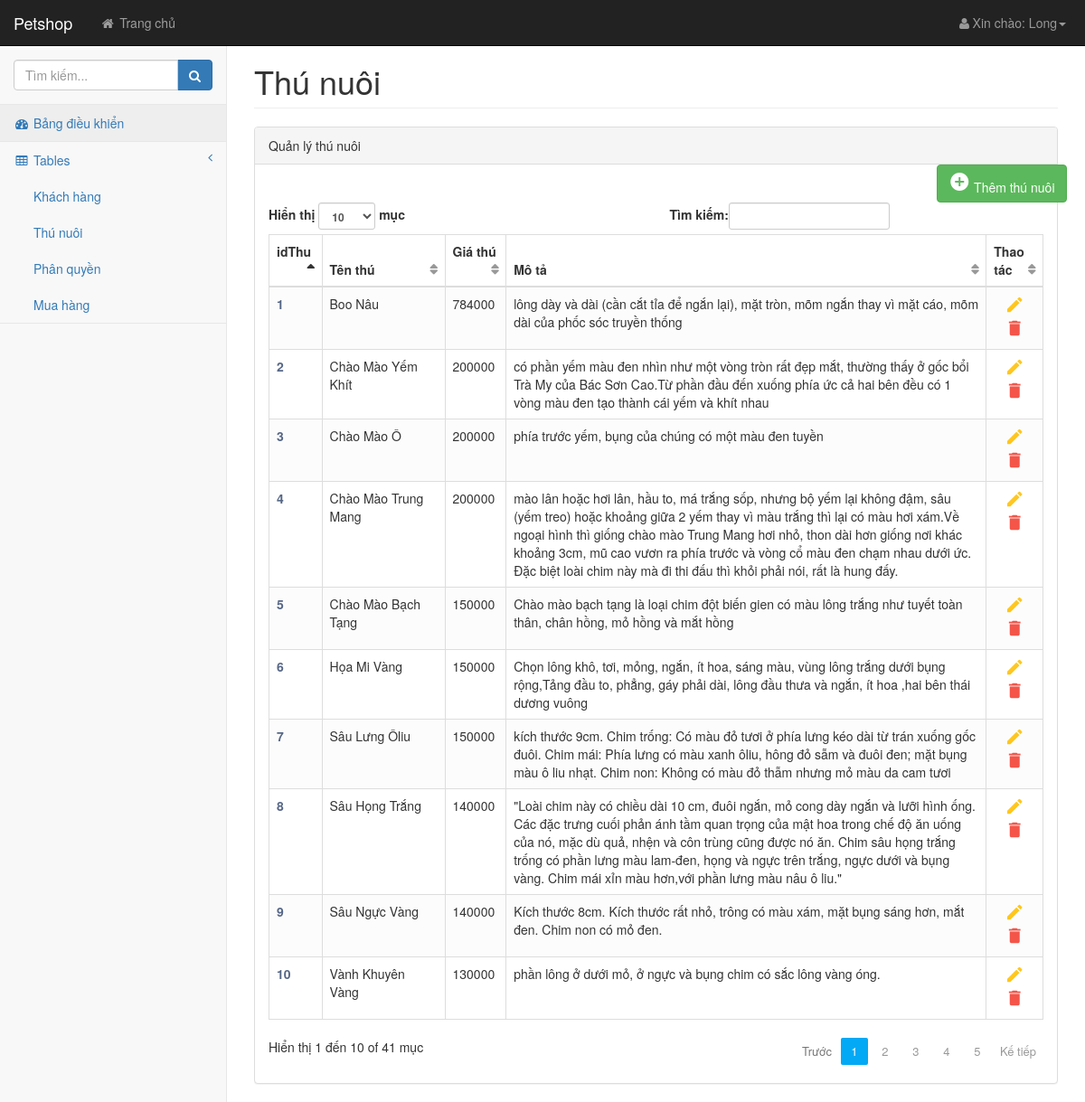
Page /admin/trang/index.php?mod=thunuoi (signed in) on the committed database.
### tables this page shows
CREATE TABLE `thunuoi` (
  `idThu` int(10) NOT NULL,
  `idLoai` varchar(10) NOT NULL,
  `tenThu` varchar(50) NOT NULL,
  `tuoiThu` varchar(10) NOT NULL,
  `canNangThu` varchar(10) NOT NULL,
  `gioiTinhThu` varchar(10) NOT NULL,
  `hinhThu` varchar(30) DEFAULT NULL,
  `giaThu` float NOT NULL,
  `moTaThuNuoi` varchar(10000) NOT NULL
);

### hamXuLy.php (called while the page is built, shortened)
<?php
    function getAdmin($link,$Email){
        $sql = "select * from admin where Email = '$Email'";
        $result = mysqli_query($link,$sql);
        $row = mysqli_fetch_array($result);
        return $row;
    }
?>

### admin/trang/thunuoi.php (the view, shortened to what this page needs)
<div id="wrapper">
<div class="row">
    <div class="col-lg-12">
        <h1 class="page-header">Thú nuôi</h1>
    </div>
</div>
<div class="row">
    <div class="col-lg-12">
        <div class="panel panel-default">
            <div class="panel-heading">
                Quản lý thú nuôi
            </div>
            <div class="col-sm-2" style="float: right">
                <a href="?mod=themThuNuoi" class="btn btn-success" id="btnthemThu"><i class="material-icons">&#xE147;</i> <span>Thêm thú nuôi</span></a>
            </div>
            <div class="panel-body">
                <div class="dataTable_wrapper">
                    <table class="table table-striped table-bordered table-hover" id="dataTables-example">
                        <thead>
                        <tr>
                            <th>idThu</th>
                            <th>Tên thú</th>
                            <th>Giá thú</th>
                            <th>Mô tả</th>
                            <th>Thao tác</th>
                        </tr>
                        </thead>
                        <tbody>
                        <?php include '../../connected.php';
                        $sql="SELECT * FROM thunuoi ORDER BY tenThu ASC";
                        $query=mysqli_query($link,$sql);
                        while ($row=mysqli_fetch_array($query)) {
                            ?>
                            <tr class="odd gradeX" id="<?php $row['idThu']; ?>">
                                <td class="center" id="<?php $row['idThu'];?>"><a href="javascript:view('<?php $row['idThu']; ?>');"> <?php echo $row['idThu']; ?></a></td>
                                <td><?php echo $row['tenThu']; ?></td>
                                <td><?php echo $row['giaThu']; ?></td>
                                <td style="width: 500px"><?php echo $row['moTaThuNuoi']; ?></td>
                                <td style="text-align: center; ">
                                    <a href="?mod=suaThuNuoi&&idThu=<?php echo $row['idThu'];?>" class="edit" id="editKH" data-toggle="modal"><i class="material-icons" data-toggle="tooltip" title="Edit">&#xE254;</i></a>
                                    <a style="cursor: pointer" class="delete" onclick="confirmXoa(<?php echo $row['idThu']?>)" ><i class="material-icons" data-toggle="tooltip" title="Delete">&#xE872;</i></a>
                                </td>
                            </tr>
                        <?php }?>
                        </tbody>
                    </table>
                </div>
            </div>
        </div>
    </div>
</div>
</div>

### admin/trang/header.php (shortened to what this page needs)
<?php session_start();
include '../../connected.php';
include '../../hamXuLy.php';
if(isset($_SESSION['usernameAD'])){
    $Email = $_SESSION['usernameAD'];
}
else{
    header('location: login.php');
}?>
    <div class="navbar-header">
        <a class="navbar-brand" href="index.php">Petshop</a>
    </div>
    <ul class="nav navbar-nav navbar-left navbar-top-links">
        <li><a href="../../index.php"><i class="fa fa-home fa-fw"></i> Trang chủ</a></li>
    </ul>
    <?php $admin = getAdmin($link,$Email); ?>
    <ul class="nav navbar-right navbar-top-links">
        <li class="dropdown">
            <a class="dropdown-toggle" data-toggle="dropdown" href="#">
                <i class="fa fa-user fa-fw"></i>Xin chào: <?php echo $admin['Hoten'];?><b class="caret"></b>
            </a>
        </li>
    </ul>

### admin/css/startmin.css (style rules this page uses)
body { background-color: #f8f8f8; }
#wrapper { width: 100%; }
.navbar-header { float: left; }
.navbar-left { float: left; }
.navbar-right { text-align: right; }
.navbar-top-links { margin: 0; }
.navbar-top-links li { display: inline-block; }
.navbar-top-links li:last-child { margin-right: 6px; }
.navbar-top-links li a { padding: 15px; min-height: 50px; }
.navbar-top-links>li>a { color: #999; }
table.dataTable thead .sorting, table.dataTable thead .sorting_asc, table.dataTable thead .sorting_desc, table.dataTable thead .sorting_asc_disabled, table.dataTable thead .sorting_desc_disabled { background: 0 0; }
table.dataTable thead .sorting_asc:after { content: "\f0de"; float: right; font-family: fontawesome; }
table.dataTable thead .sorting:after { content: "\f0dc"; float: right; font-family: fontawesome; color: rgba(50,50,50,.5); }

### admin/css/cssChung.css (style rules this page uses)
table.table-striped tbody tr:nth-of-type(odd) { background-color: #fcfcfc; }
table.table td:last-child i { opacity: 0.9; font-size: 22px; margin: 0 5px; }
table.table td a { font-weight: bold; color: #566787; display: inline-block; text-decoration: none; outline: none !important; }
table.table td a.edit { color: #FFC107; }
table.table td a.delete { color: #F44336; }
table.table td i { font-size: 19px; }

### rows in the picture
thunuoi: idThu "1", tenThu "Boo Nâu", giaThu "784000", moTaThuNuoi "lông dày và dài (cần cắt tỉa để ngắn lại), mặt tròn, mõm ngắn thay vì mặt cáo, mõm dài của phốc sóc truyền thống"
thunuoi: idThu "5", tenThu "Chào Mào Bạch Tạng", giaThu "150000", moTaThuNuoi "Chào mào bạch tạng là loại chim đột biến gien có màu lông trắng như tuyết toàn thân, chân hồng, mỏ hồng và mắt hồng"
thunuoi: idThu "3", tenThu "Chào Mào Ô", giaThu "200000", moTaThuNuoi "phía trước yếm, bụng của chúng có một màu đen tuyền"
thunuoi: idThu "4", tenThu "Chào Mào Trung Mang", giaThu "200000", moTaThuNuoi "mào lân hoặc hơi lân, hầu to, má trắng sốp, nhưng bộ yếm lại không đậm, sâu (yếm treo) hoặc khoảng giữa 2 yếm thay vì màu trắng thì lại có màu hơi xám.Về ngoại hình thì giống chào mào Trung Mang hơi nhỏ, thon dài hơn giống nơi khác khoảng 3cm, mũ cao vươn ra phía trước và vòng cổ màu đen chạm nhau dưới ức. Đặc biệt loài chim này mà đi thi đấu thì khỏi phải nói, rất là hung đấy."
thunuoi: idThu "2", tenThu "Chào Mào Yếm Khít", giaThu "200000", moTaThuNuoi "có phần yếm màu đen nhìn như một vòng tròn rất đẹp mắt, thường thấy ở gốc bổi Trà My của Bác Sơn Cao.Từ phần đầu đến xuống phía ức cả hai bên đều có 1 vòng màu đen tạo thành cái yếm và khít nhau"
thunuoi: idThu "6", tenThu "Họa Mi Vàng", giaThu "150000", moTaThuNuoi "Chọn lông khô, tơi, mỏng, ngắn, ít hoa, sáng màu, vùng lông trắng dưới bụng rộng,Tảng đầu to, phẳng, gáy phải dài, lông đầu thưa và ngắn, ít hoa ,hai bên thái dương vuông"
thunuoi: idThu "8", tenThu "Sâu Họng Trắng", giaThu "140000", moTaThuNuoi "\"Loài chim này có chiều dài 10 cm, đuôi ngắn, mỏ cong dày ngắn và lưỡi hình ống. Các đặc trưng cuối phản ánh tầm quan trọng của mật hoa trong chế độ ăn uống của nó, mặc dù quả, nhện và côn trùng cũng được nó ăn. Chim sâu họng trắng trống có phần lưng màu lam-đen, họng và ngực trên trắng, ngực dưới và bụng vàng. Chim mái xỉn màu hơn,với phần lưng màu nâu ô liu.\""
thunuoi: idThu "7", tenThu "Sâu Lưng Ôliu", giaThu "150000", moTaThuNuoi "kích thước 9cm. Chim trống: Có màu đỏ tươi ở phía lưng kéo dài từ trán xuống gốc đuôi. Chim mái: Phía lưng có màu xanh ôliu, hông đỏ sẫm và đuôi đen; mặt bụng màu ô liu nhạt. Chim non: Không có màu đỏ thẫm nhưng mỏ màu da cam tươi"
thunuoi: idThu "9", tenThu "Sâu Ngực Vàng", giaThu "140000", moTaThuNuoi "Kích thước 8cm. Kích thước rất nhỏ, trông có màu xám, mặt bụng sáng hơn, mắt đen. Chim non có mỏ đen."
thunuoi: idThu "10", tenThu "Vành Khuyên Vàng", giaThu "130000", moTaThuNuoi "phần lông ở dưới mỏ, ở ngực và bụng chim có sắc lông vàng óng."

### other values in the picture
$admin['Hoten'] "Long"
